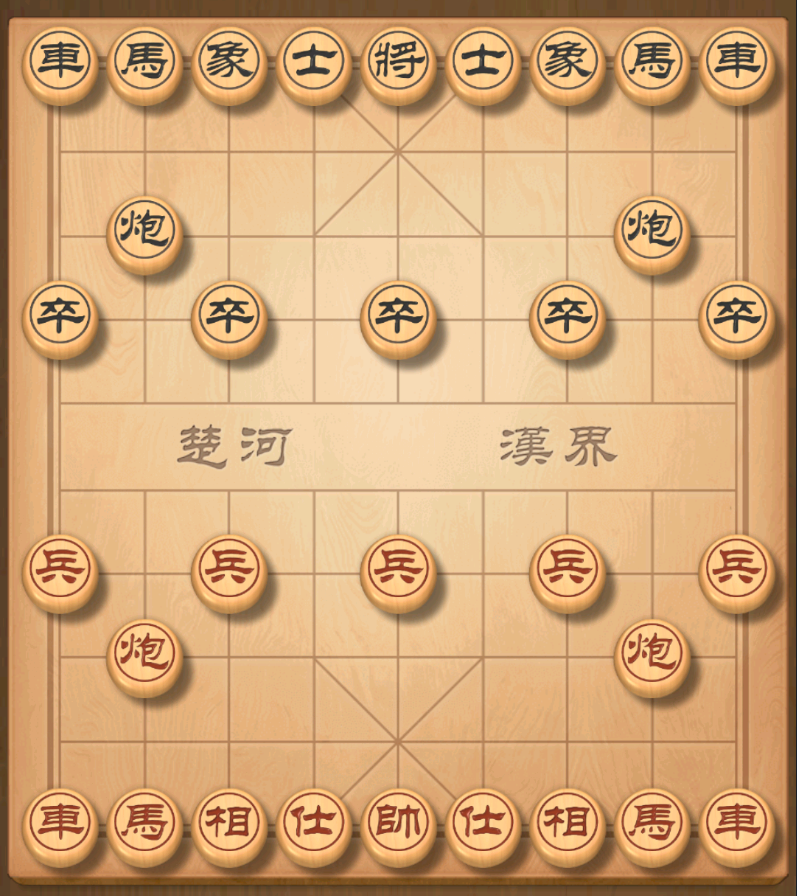
#> input picture standard.png, 797 x 896 px; its folder holds only this picture in this run
$ python -i board_recognizer.py   (imports and definitions only)
#> lines starting #> are read from the running program, lines starting #| are printed output that depends on the picture
from __future__ import annotations

from dataclasses import dataclass
from pathlib import Path

import cv2
import numpy as np
from PIL import Image

Board = list[list[str | None]]

PIECE_NAMES = [
    "red_king",
    "red_advisor",
    "red_bishop",
    "red_rook",
    "red_knight",
    "red_cannon",
    "red_pawn",
    "black_king",
    "black_advisor",
    "black_bishop",
    "black_rook",
    "black_knight",
    "black_cannon",
    "black_pawn",
]

IMAGE_EXTENSIONS = {".png", ".jpg", ".jpeg", ".bmp", ".webp"}


@dataclass(frozen=True)
class PieceMatch:
    piece: str | None
    score: float
    template_path: str | None = None


@dataclass(frozen=True)
class TemplateImage:
    bgr: np.ndarray
    gray: np.ndarray
    ink: np.ndarray
    edge: np.ndarray
    path: Path
    descriptors: np.ndarray | None


@dataclass(frozen=True)
class BoardGeometry:
    left: float
    top: float
    right: float
    bottom: float
    cell_w: float
    cell_h: float
    crop_radius: int

    # [5 lines left out: function point, not called in this run]


@dataclass(frozen=True)
class AxisCandidate:
    start: float
    end: float
    cell: float
    hits: int
    mean_error: float
    score: float


@dataclass(frozen=True)
class RecognitionResult:
    screen_board: Board
    point_matches: list[list[PieceMatch]]
    loaded_template_count: int
    missing_piece_templates: list[str]
    geometry: BoardGeometry


class BoardRecognizer:
    # [178 lines left out: functions __init__, recognize, _load_templates, _find_template_paths, _match_piece, _resolve_close_knight_pawn_match, not called in this run]

    def _sift_descriptors(self, image: np.ndarray) -> np.ndarray | None:
        _keypoints, descriptors = self.sift.detectAndCompute(image, None)
        return descriptors

    # [98 lines left out: functions _sift_score, _match_score, _aligned_score, _crop_point, _preprocess_gray, not called in this run]


def estimate_board_geometry(
    image_bgr: np.ndarray,
    grid_padding_ratio: dict[str, float] | None = None,
) -> BoardGeometry:
    height, width = image_bgr.shape[:2]

    if grid_padding_ratio:
        return _geometry_from_padding(width, height, grid_padding_ratio)

    detected = _detect_geometry_from_grid_lines(image_bgr)
    if detected:
        return detected

    return _geometry_from_padding(
        width,
        height,
        {"left": 0.065, "right": 0.065, "top": 0.055, "bottom": 0.055},
    )


# [34 lines left out: functions draw_geometry_preview, board_to_debug_text, _read_color_image, not called in this run]


def _make_edge_image(gray: np.ndarray) -> np.ndarray:
    blurred = cv2.GaussianBlur(gray, (3, 3), 0)
    return cv2.Canny(blurred, 45, 135)


# [75 lines left out: functions _normalize_piece_image, _detect_piece_color, _make_ink_mask, _allowed_pieces_for_position, _geometry_from_padding, not called in this run]


def _detect_geometry_from_grid_lines(image_bgr: np.ndarray) -> BoardGeometry | None:
    height, width = image_bgr.shape[:2]
    gray = cv2.cvtColor(image_bgr, cv2.COLOR_BGR2GRAY)
    gray = cv2.GaussianBlur(gray, (3, 3), 0)
    edges = cv2.Canny(gray, 50, 150)

    lines = cv2.HoughLinesP(
        edges,
        1,
        np.pi / 180,
        threshold=max(30, int(min(width, height) * 0.045)),
        minLineLength=int(min(width, height) * 0.12),
        maxLineGap=max(8, int(min(width, height) * 0.02)),
    )
    if lines is None:
        return None

    vertical_positions: list[float] = []
    horizontal_positions: list[float] = []
    max_vertical_dx = max(5, width * 0.012)
    max_horizontal_dy = max(5, height * 0.012)

    for line in lines[:, 0, :]:
        x1, y1, x2, y2 = [int(value) for value in line]
        dx = abs(x2 - x1)
        dy = abs(y2 - y1)
        if dy >= height * 0.08 and dx <= max_vertical_dx:
            vertical_positions.append((x1 + x2) / 2.0)
        elif dx >= width * 0.08 and dy <= max_horizontal_dy:
            horizontal_positions.append((y1 + y2) / 2.0)

    x_groups = _group_positions(vertical_positions, tolerance=max(5, width * 0.010))
    y_groups = _group_positions(horizontal_positions, tolerance=max(5, height * 0.010))
    x_candidates = _fit_even_axis_candidates(x_groups, expected_count=9, axis_length=width)
    y_candidates = _fit_even_axis_candidates(y_groups, expected_count=10, axis_length=height)

    best: tuple[float, AxisCandidate, AxisCandidate] | None = None
    for x_axis in x_candidates:
        for y_axis in y_candidates:
            cell_ratio = x_axis.cell / max(1.0, y_axis.cell)
            if not 0.78 <= cell_ratio <= 1.22:
                continue
            grid_aspect = (x_axis.end - x_axis.start) / max(1.0, y_axis.end - y_axis.start)
            if not 0.72 <= grid_aspect <= 1.05:
                continue
            aspect_score = 1.0 - min(1.0, abs(1.0 - cell_ratio))
            score = x_axis.score + y_axis.score + aspect_score * 2.0
            if best is None or score > best[0]:
                best = (score, x_axis, y_axis)

    if best is None:
        return None

    _score, x_axis, y_axis = best
    left, right = x_axis.start, x_axis.end
    top, bottom = y_axis.start, y_axis.end
    cell_w = (right - left) / 8.0
    cell_h = (bottom - top) / 9.0
    if cell_w < 10 or cell_h < 10:
        return None

    crop_radius = max(10, int(min(cell_w, cell_h) * 0.48))
    return BoardGeometry(left, top, right, bottom, cell_w, cell_h, crop_radius)


def _group_positions(positions: list[float], tolerance: float) -> list[float]:
    if not positions:
        return []

    positions = sorted(positions)
    groups: list[list[float]] = [[positions[0]]]
    for position in positions[1:]:
        if abs(position - float(np.mean(groups[-1]))) <= tolerance:
            groups[-1].append(position)
        else:
            groups.append([position])

    return [float(np.mean(group)) for group in groups]


def _fit_even_axis_candidates(
    groups: list[float],
    expected_count: int,
    axis_length: int,
) -> list[AxisCandidate]:
    if len(groups) < max(4, expected_count // 2):
        return []

    groups = sorted(groups)
    candidates: list[AxisCandidate] = []
    min_cell = max(14.0, axis_length * 0.035)
    max_cell = axis_length * 0.18

    for left_group_index, left_group in enumerate(groups):
        for right_group in groups[left_group_index + 1 :]:
            gap = right_group - left_group
            for step_count in range(1, expected_count):
                cell = gap / step_count
                if cell < min_cell or cell > max_cell:
                    continue
                tolerance = max(5.0, cell * 0.13)
                for left_grid_index in range(0, expected_count - step_count):
                    start = left_group - left_grid_index * cell
                    end = start + (expected_count - 1) * cell
                    if start < -cell * 0.45 or end > axis_length + cell * 0.45:
                        continue
                    expected = [start + index * cell for index in range(expected_count)]
                    distances = [min(abs(group - point) for group in groups) for point in expected]
                    hit_distances = [distance for distance in distances if distance <= tolerance]
                    hits = len(hit_distances)
                    if hits < max(5, int(expected_count * 0.58)):
                        continue
                    mean_error = float(np.mean(hit_distances)) if hit_distances else float(np.mean(distances))
                    in_bounds = sum(1 for point in expected if 0 <= point <= axis_length)
                    edge_penalty = 0.0
                    if start < 0:
                        edge_penalty += abs(start) / cell
                    if end > axis_length:
                        edge_penalty += (end - axis_length) / cell
                    score = hits * 10.0 + in_bounds * 0.5 - mean_error - edge_penalty * 2.0
                    candidates.append(
                        AxisCandidate(
                            start=start,
                            end=end,
                            cell=cell,
                            hits=hits,
                            mean_error=mean_error,
                            score=score,
                        )
                    )

    candidates.sort(key=lambda item: item.score, reverse=True)
    deduped: list[AxisCandidate] = []
    for candidate in candidates:
        if any(
            abs(candidate.start - existing.start) <= max(4.0, candidate.cell * 0.08)
            and abs(candidate.cell - existing.cell) <= max(2.0, candidate.cell * 0.05)
            for existing in deduped
        ):
            continue
        deduped.append(candidate)
        if len(deduped) >= 24:
            break

    return deduped

>>> import cv2
>>> picture = cv2.cvtColor(cv2.imread('standard.png'), cv2.COLOR_BGR2RGB)
>>> result = estimate_board_geometry(picture)
#> in _detect_geometry_from_grid_lines, `gray = cv2.cvtColor(image_bgr, cv2.COLOR_BGR2GRAY)`:
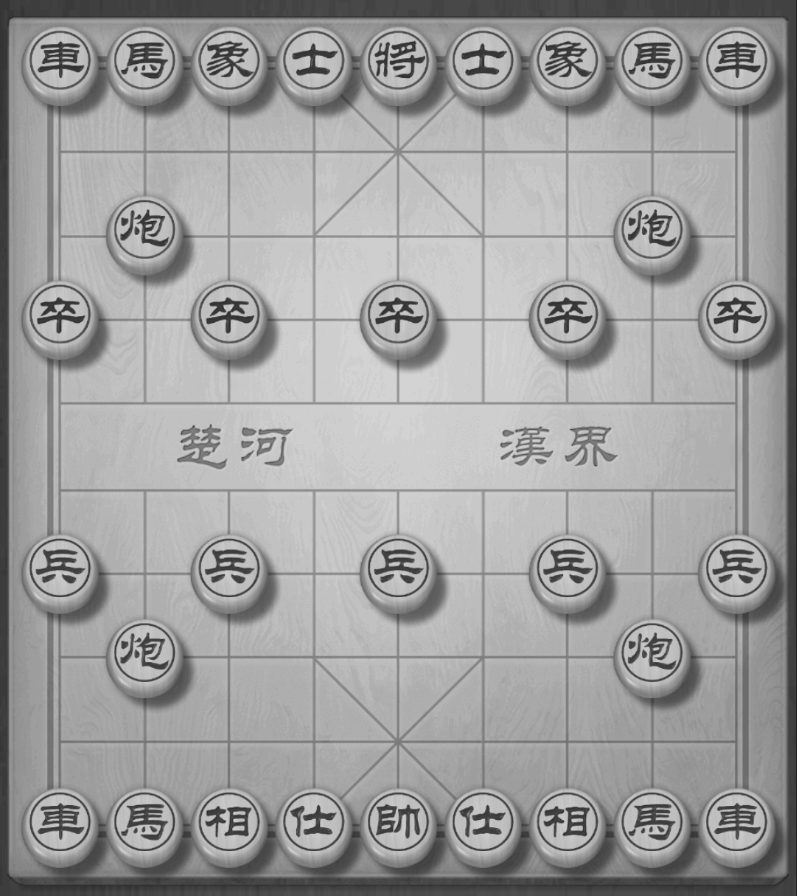
#> gray: shape (896, 797); min 34, max 213, mean 158.5
#> in _detect_geometry_from_grid_lines, `edges = cv2.Canny(gray, 50, 150)`:
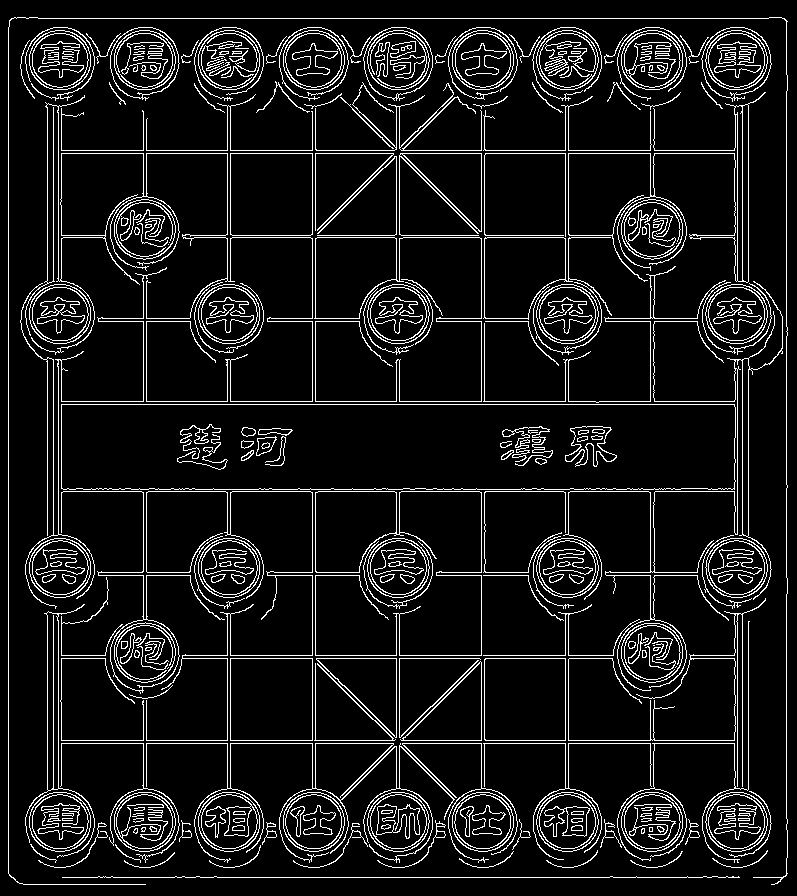
#> edges: shape (896, 797); 9.1% white in thin lines or dots
#> in _detect_geometry_from_grid_lines, `lines = cv2.HoughLinesP( edges, 1, np.pi / 180, threshold=max(30, int(..`: lines = 138 rows, first 6: [8, 873, 8, 27], [47, 404, 748, 404], [47, 153, 748, 153], [47, 743, 748, 743], [47, 401, 748, 401], [47, 150, 748, 150]
#> the loop in _detect_geometry_from_grid_lines, `for line in lines[:, 0, :]:` made 138 passes
#> (x1, y1, x2, y2, dx, dy) on passes 1 to 12: (8, 873, 8, 27, 0, 846), (47, 404, 748, 404, 701, 0), (47, 153, 748, 153, 701, 0), (47, 743, 748, 743, 701, 0), (47, 401, 748, 401, 701, 0), (47, 150, 748, 150, 701, 0), (47, 740, 748, 740, 701, 0), (11, 18, 784, 18, 773, 0), (786, 577, 786, 91, 0, 486), (315, 794, 315, 489, 0, 305), (47, 865, 47, 29, 0, 836), (62, 877, 783, 877, 721, 0)
#> after the loop in _detect_geometry_from_grid_lines, `for line in lines[:, 0, :]:`: horizontal_positions = 80 values, max 884 at index 63, min 18 at index 6, mean 451; vertical_positions = 38 values, max 786.5 at index 35, min 8 at index 0, mean 453.3
#> in _group_positions, `positions = sorted(positions)`: positions = 38 values from 8 to 786.5
#> in _group_positions, `groups: list[list[float]] = [[positions[0]]]`: groups = [[8]]
#> the loop in _group_positions, `for position in positions[1:]:` made 37 passes
#> position on passes 1 to 12: 47, 53, 58, 61, 142, 142, 143, 145, 146, 148, 227, 230
#> after the loop in _group_positions, `for position in positions[1:]:`: groups = [[8], [47, 53], [58, 61], [142, 142, 143, 145, 146, 148], [227, 230], [312, 315], [396, 399], [481, 484], [565, 568], [649.5, 650, 653, 653, 654, 655], [734, 735, 735, 737, 742, 743.5, 745.5], [748, 749.5], [786, 786.5]]
#> in _detect_geometry_from_grid_lines, `x_groups = _group_positions(vertical_positions, tolerance=max(5, width..`: x_groups = [8, 50, 59.5, 144.3, 228.5, 313.5, 397.5, 482.5, 566.5, 652.4, 738.9, 748.8, 786.2]
#> the loop in _group_positions (call 2), `for position in positions[1:]:` made 79 passes
#> position on passes 1 to 12: 45, 46, 47, 48, 50, 52.5, 52.5, 52.5, 53, 53, 54.5, 55
#> in _detect_geometry_from_grid_lines, `y_groups = _group_positions(horizontal_positions, tolerance=max(5, hei..`: y_groups = [18, 55.74, 65.75, 151.5, 236, 319.3, 402.5, 489, 574.3, 656.5, 741.5, 825.4, 834.5, 880.5]
#> in _fit_even_axis_candidates, `groups = sorted(groups)`: groups has the same summary as x_groups in _detect_geometry_from_grid_lines
#> the loop in _fit_even_axis_candidates, `for left_group_index, left_group in enumerate(groups):` made 13 passes
#> left_group on passes 1 to 12: 8, 50, 59.5, 144.3, 228.5, 313.5, 397.5, 482.5, 566.5, 652.4, 738.9, 748.8
#> after the loop in _fit_even_axis_candidates, `for left_group_index, left_group in enumerate(groups):`: candidates = 180 items
#> after the loop in _fit_even_axis_candidates, `for candidate in candidates:`: deduped = 19 items
#> the loop in _fit_even_axis_candidates (call 2), `for left_group_index, left_group in enumerate(groups):` made 14 passes
#> left_group on passes 1 to 12: 18, 55.74, 65.75, 151.5, 236, 319.3, 402.5, 489, 574.3, 656.5, 741.5, 825.4
#> in _detect_geometry_from_grid_lines, `y_candidates = _fit_even_axis_candidates(y_groups, expected_count=10, ..`: y_candidates = 24 items
#> the loop in _detect_geometry_from_grid_lines, `for x_axis in x_candidates:` made 19 passes
#> in _detect_geometry_from_grid_lines, `left, right = x_axis.start, x_axis.end`: left = 59.5; right = 736.8
#> in _detect_geometry_from_grid_lines, `top, bottom = y_axis.start, y_axis.end`: top = 67.27; bottom = 825.4
#> in _detect_geometry_from_grid_lines, `cell_w = (right - left) / 8.0`: cell_w = 84.67
#> in _detect_geometry_from_grid_lines, `cell_h = (bottom - top) / 9.0`: cell_h = 84.23
#> in _detect_geometry_from_grid_lines, `crop_radius = max(10, int(min(cell_w, cell_h) * 0.48))`: crop_radius = 40
